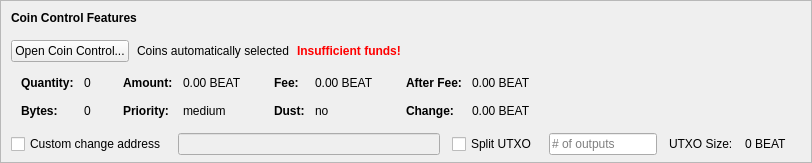
    <widget class="QFrame" name="frameCoinControl">
     <property name="sizePolicy">
      <sizepolicy hsizetype="Expanding" vsizetype="Expanding">
       <horstretch>0</horstretch>
       <verstretch>0</verstretch>
      </sizepolicy>
     </property>
     <property name="maximumSize">
      <size>
       <width>16777215</width>
       <height>16777215</height>
      </size>
     </property>
     <property name="frameShape">
      <enum>QFrame::StyledPanel</enum>
     </property>
     <property name="frameShadow">
      <enum>QFrame::Sunken</enum>
     </property>
     <layout class="QVBoxLayout" name="verticalLayoutCoinControl2">
      <property name="spacing">
       <number>0</number>
      </property>
      <property name="leftMargin">
       <number>0</number>
      </property>
      <property name="topMargin">
       <number>0</number>
      </property>
      <property name="rightMargin">
       <number>0</number>
      </property>
      <property name="bottomMargin">
       <number>6</number>
      </property>
      <item>
       <layout class="QVBoxLayout" name="verticalLayoutCoinControl" stretch="0,0,0,0,1">
        <property name="spacing">
         <number>0</number>
        </property>
        <property name="leftMargin">
         <number>10</number>
        </property>
        <property name="topMargin">
         <number>10</number>
        </property>
        <item>
         <layout class="QHBoxLayout" name="horizontalLayoutCoinControl1">
          <property name="bottomMargin">
           <number>15</number>
          </property>
          <item>
           <widget class="QLabel" name="labelCoinControlFeatures">
            <property name="sizePolicy">
             <sizepolicy hsizetype="Preferred" vsizetype="Maximum">
              <horstretch>0</horstretch>
              <verstretch>0</verstretch>
             </sizepolicy>
            </property>
            <property name="font">
             <font>
              <weight>75</weight>
              <bold>true</bold>
             </font>
            </property>
            <property name="styleSheet">
             <string notr="true">font-weight:bold;</string>
            </property>
            <property name="text">
             <string>Coin Control Features</string>
            </property>
           </widget>
          </item>
         </layout>
        </item>
        <item>
         <layout class="QHBoxLayout" name="horizontalLayoutCoinControl2" stretch="0,0,0,0">
          <property name="spacing">
           <number>8</number>
          </property>
          <property name="bottomMargin">
           <number>10</number>
          </property>
          <item>
           <widget class="QPushButton" name="pushButtonCoinControl">
            <property name="styleSheet">
             <string notr="true"/>
            </property>
            <property name="text">
             <string>Open Coin Control...</string>
            </property>
            <property name="autoDefault">
             <bool>false</bool>
            </property>
           </widget>
          </item>
          <item>
           <widget class="QLabel" name="labelCoinControlAutomaticallySelected">
            <property name="text">
             <string>Coins automatically selected</string>
            </property>
            <property name="margin">
             <number>5</number>
            </property>
           </widget>
          </item>
          <item>
           <widget class="QLabel" name="labelCoinControlInsuffFunds">
            <property name="font">
             <font>
              <weight>75</weight>
              <bold>true</bold>
             </font>
            </property>
            <property name="styleSheet">
             <string notr="true">color:red;font-weight:bold;</string>
            </property>
            <property name="text">
             <string>Insufficient funds!</string>
            </property>
            <property name="margin">
             <number>5</number>
            </property>
           </widget>
          </item>
          <item>
           <spacer name="horizontalSpacerCoinControl">
            <property name="orientation">
             <enum>Qt::Horizontal</enum>
            </property>
            <property name="sizeHint" stdset="0">
             <size>
              <width>40</width>
              <height>1</height>
             </size>
            </property>
           </spacer>
          </item>
         </layout>
        </item>
        <item>
         <widget class="QWidget" name="widgetCoinControl" native="true">
          <property name="sizePolicy">
           <sizepolicy hsizetype="Preferred" vsizetype="Preferred">
            <horstretch>0</horstretch>
            <verstretch>0</verstretch>
           </sizepolicy>
          </property>
          <property name="minimumSize">
           <size>
            <width>0</width>
            <height>0</height>
           </size>
          </property>
          <property name="styleSheet">
           <string notr="true"/>
          </property>
          <layout class="QHBoxLayout" name="horizontalLayoutCoinControl5">
           <property name="leftMargin">
            <number>0</number>
           </property>
           <property name="topMargin">
            <number>0</number>
           </property>
           <property name="rightMargin">
            <number>0</number>
           </property>
           <property name="bottomMargin">
            <number>0</number>
           </property>
           <item>
            <layout class="QHBoxLayout" name="horizontalLayoutCoinControl3" stretch="0,0,0,1">
             <property name="spacing">
              <number>20</number>
             </property>
             <property name="topMargin">
              <number>0</number>
             </property>
             <property name="bottomMargin">
              <number>10</number>
             </property>
             <item>
              <layout class="QFormLayout" name="formLayoutCoinControl1">
               <property name="horizontalSpacing">
                <number>10</number>
               </property>
               <property name="verticalSpacing">
                <number>14</number>
               </property>
               <property name="leftMargin">
                <number>10</number>
               </property>
               <property name="topMargin">
                <number>4</number>
               </property>
               <property name="rightMargin">
                <number>6</number>
               </property>
               <item row="0" column="0">
                <widget class="QLabel" name="labelCoinControlQuantityText">
                 <property name="font">
                  <font>
                   <weight>75</weight>
                   <bold>true</bold>
                  </font>
                 </property>
                 <property name="text">
                  <string>Quantity:</string>
                 </property>
                 <property name="margin">
                  <number>0</number>
                 </property>
                </widget>
               </item>
               <item row="0" column="1">
                <widget class="QLabel" name="labelCoinControlQuantity">
                 <property name="cursor">
                  <cursorShape>IBeamCursor</cursorShape>
                 </property>
                 <property name="contextMenuPolicy">
                  <enum>Qt::ActionsContextMenu</enum>
                 </property>
                 <property name="text">
                  <string notr="true">0</string>
                 </property>
                 <property name="margin">
                  <number>0</number>
                 </property>
                 <property name="textInteractionFlags">
                  <set>Qt::LinksAccessibleByMouse|Qt::TextSelectableByKeyboard|Qt::TextSelectableByMouse</set>
                 </property>
                </widget>
               </item>
               <item row="1" column="0">
                <widget class="QLabel" name="labelCoinControlBytesText">
                 <property name="font">
                  <font>
                   <weight>75</weight>
                   <bold>true</bold>
                  </font>
                 </property>
                 <property name="text">
                  <string>Bytes:</string>
                 </property>
                </widget>
               </item>
               <item row="1" column="1">
                <widget class="QLabel" name="labelCoinControlBytes">
                 <property name="cursor">
                  <cursorShape>IBeamCursor</cursorShape>
                 </property>
                 <property name="contextMenuPolicy">
                  <enum>Qt::ActionsContextMenu</enum>
                 </property>
                 <property name="text">
                  <string notr="true">0</string>
                 </property>
                 <property name="textInteractionFlags">
                  <set>Qt::LinksAccessibleByMouse|Qt::TextSelectableByKeyboard|Qt::TextSelectableByMouse</set>
                 </property>
                </widget>
               </item>
              </layout>
             </item>
             <item>
              <layout class="QFormLayout" name="formLayoutCoinControl2">
               <property name="horizontalSpacing">
                <number>10</number>
               </property>
               <property name="verticalSpacing">
                <number>14</number>
               </property>
               <property name="leftMargin">
                <number>6</number>
               </property>
               <property name="topMargin">
                <number>4</number>
               </property>
               <property name="rightMargin">
                <number>6</number>
               </property>
               <item row="0" column="0">
                <widget class="QLabel" name="labelCoinControlAmountText">
                 <property name="font">
                  <font>
                   <weight>75</weight>
                   <bold>true</bold>
                  </font>
                 </property>
                 <property name="text">
                  <string>Amount:</string>
                 </property>
                 <property name="margin">
                  <number>0</number>
                 </property>
                </widget>
               </item>
               <item row="0" column="1">
                <widget class="QLabel" name="labelCoinControlAmount">
                 <property name="cursor">
                  <cursorShape>IBeamCursor</cursorShape>
                 </property>
                 <property name="contextMenuPolicy">
                  <enum>Qt::ActionsContextMenu</enum>
                 </property>
                 <property name="text">
                  <string notr="true">0.00 BEAT</string>
                 </property>
                 <property name="textInteractionFlags">
                  <set>Qt::LinksAccessibleByMouse|Qt::TextSelectableByKeyboard|Qt::TextSelectableByMouse</set>
                 </property>
                </widget>
               </item>
               <item row="1" column="0">
                <widget class="QLabel" name="labelCoinControlPriorityText">
                 <property name="font">
                  <font>
                   <weight>75</weight>
                   <bold>true</bold>
                  </font>
                 </property>
                 <property name="text">
                  <string>Priority:</string>
                 </property>
                </widget>
               </item>
               <item row="1" column="1">
                <widget class="QLabel" name="labelCoinControlPriority">
                 <property name="cursor">
                  <cursorShape>IBeamCursor</cursorShape>
                 </property>
                 <property name="contextMenuPolicy">
                  <enum>Qt::ActionsContextMenu</enum>
                 </property>
                 <property name="text">
                  <string>medium</string>
                 </property>
                 <property name="textInteractionFlags">
                  <set>Qt::LinksAccessibleByMouse|Qt::TextSelectableByKeyboard|Qt::TextSelectableByMouse</set>
                 </property>
                </widget>
               </item>
              </layout>
             </item>
             <item>
              <layout class="QFormLayout" name="formLayoutCoinControl3">
               <property name="horizontalSpacing">
                <number>10</number>
               </property>
               <property name="verticalSpacing">
                <number>14</number>
               </property>
               <property name="leftMargin">
                <number>6</number>
               </property>
               <property name="topMargin">
                <number>4</number>
               </property>
               <property name="rightMargin">
                <number>6</number>
               </property>
               <item row="0" column="0">
                <widget class="QLabel" name="labelCoinControlFeeText">
                 <property name="font">
                  <font>
                   <weight>75</weight>
                   <bold>true</bold>
                  </font>
                 </property>
                 <property name="text">
                  <string>Fee:</string>
                 </property>
                 <property name="margin">
                  <number>0</number>
                 </property>
                </widget>
               </item>
               <item row="0" column="1">
                <widget class="QLabel" name="labelCoinControlFee">
                 <property name="cursor">
                  <cursorShape>IBeamCursor</cursorShape>
                 </property>
                 <property name="contextMenuPolicy">
                  <enum>Qt::ActionsContextMenu</enum>
                 </property>
                 <property name="text">
                  <string notr="true">0.00 BEAT</string>
                 </property>
                 <property name="textInteractionFlags">
                  <set>Qt::LinksAccessibleByMouse|Qt::TextSelectableByKeyboard|Qt::TextSelectableByMouse</set>
                 </property>
                </widget>
               </item>
               <item row="1" column="0">
                <widget class="QLabel" name="labelCoinControlLowOutputText">
                 <property name="font">
                  <font>
                   <weight>75</weight>
                   <bold>true</bold>
                  </font>
                 </property>
                 <property name="text">
                  <string>Dust:</string>
                 </property>
                </widget>
               </item>
               <item row="1" column="1">
                <widget class="QLabel" name="labelCoinControlLowOutput">
                 <property name="cursor">
                  <cursorShape>IBeamCursor</cursorShape>
                 </property>
                 <property name="contextMenuPolicy">
                  <enum>Qt::ActionsContextMenu</enum>
                 </property>
                 <property name="text">
                  <string>no</string>
                 </property>
                 <property name="textInteractionFlags">
                  <set>Qt::LinksAccessibleByMouse|Qt::TextSelectableByKeyboard|Qt::TextSelectableByMouse</set>
                 </property>
                </widget>
               </item>
              </layout>
             </item>
             <item>
              <layout class="QFormLayout" name="formLayoutCoinControl4">
               <property name="horizontalSpacing">
                <number>10</number>
               </property>
               <property name="verticalSpacing">
                <number>14</number>
               </property>
               <property name="leftMargin">
                <number>6</number>
               </property>
               <property name="topMargin">
                <number>4</number>
               </property>
               <property name="rightMargin">
                <number>6</number>
               </property>
               <item row="0" column="0">
                <widget class="QLabel" name="labelCoinControlAfterFeeText">
                 <property name="font">
                  <font>
                   <weight>75</weight>
                   <bold>true</bold>
                  </font>
                 </property>
                 <property name="text">
                  <string>After Fee:</string>
                 </property>
                 <property name="margin">
                  <number>0</number>
                 </property>
                </widget>
               </item>
               <item row="0" column="1">
                <widget class="QLabel" name="labelCoinControlAfterFee">
                 <property name="cursor">
                  <cursorShape>IBeamCursor</cursorShape>
                 </property>
                 <property name="contextMenuPolicy">
                  <enum>Qt::ActionsContextMenu</enum>
                 </property>
                 <property name="text">
                  <string notr="true">0.00 BEAT</string>
                 </property>
                 <property name="textInteractionFlags">
                  <set>Qt::LinksAccessibleByMouse|Qt::TextSelectableByKeyboard|Qt::TextSelectableByMouse</set>
                 </property>
                </widget>
               </item>
               <item row="1" column="0">
                <widget class="QLabel" name="labelCoinControlChangeText">
                 <property name="font">
                  <font>
                   <weight>75</weight>
                   <bold>true</bold>
                  </font>
                 </property>
                 <property name="text">
                  <string>Change:</string>
                 </property>
                </widget>
               </item>
               <item row="1" column="1">
                <widget class="QLabel" name="labelCoinControlChange">
                 <property name="cursor">
                  <cursorShape>IBeamCursor</cursorShape>
                 </property>
                 <property name="contextMenuPolicy">
                  <enum>Qt::ActionsContextMenu</enum>
                 </property>
                 <property name="text">
                  <string notr="true">0.00 BEAT</string>
                 </property>
                 <property name="textInteractionFlags">
                  <set>Qt::LinksAccessibleByMouse|Qt::TextSelectableByKeyboard|Qt::TextSelectableByMouse</set>
                 </property>
                </widget>
               </item>
              </layout>
             </item>
            </layout>
           </item>
          </layout>
         </widget>
        </item>
        <item>
         <layout class="QHBoxLayout" name="horizontalLayoutCoinControl4" stretch="0,0,0,0,0,0,0">
          <property name="spacing">
           <number>12</number>
          </property>
          <property name="sizeConstraint">
           <enum>QLayout::SetDefaultConstraint</enum>
          </property>
          <property name="topMargin">
           <number>5</number>
          </property>
          <property name="rightMargin">
           <number>5</number>
          </property>
          <item>
           <widget class="QCheckBox" name="checkBoxCoinControlChange">
            <property name="toolTip">
             <string>If this is activated, but the change address is empty or invalid, change will be sent to a newly generated address.</string>
            </property>
            <property name="text">
             <string>Custom change address</string>
            </property>
           </widget>
          </item>
          <item>
           <widget class="QValidatedLineEdit" name="lineEditCoinControlChange">
            <property name="enabled">
             <bool>false</bool>
            </property>
            <property name="sizePolicy">
             <sizepolicy hsizetype="Expanding" vsizetype="Fixed">
              <horstretch>0</horstretch>
              <verstretch>0</verstretch>
             </sizepolicy>
            </property>
           </widget>
          </item>
          <item>
           <widget class="QCheckBox" name="splitBlockCheckBox">
            <property name="text">
             <string>Split UTXO</string>
            </property>
           </widget>
          </item>
          <item>
           <widget class="QLineEdit" name="splitBlockLineEdit">
            <property name="sizePolicy">
             <sizepolicy hsizetype="Fixed" vsizetype="Fixed">
              <horstretch>50</horstretch>
              <verstretch>0</verstretch>
             </sizepolicy>
            </property>
            <property name="placeholderText">
             <string># of outputs</string>
            </property>
           </widget>
          </item>
          <item>
           <widget class="QLabel" name="labelBlockSizeText">
            <property name="text">
             <string>UTXO Size:</string>
            </property>
           </widget>
          </item>
          <item>
           <widget class="QLabel" name="labelBlockSize">
            <property name="text">
             <string>0 BEAT</string>
            </property>
           </widget>
          </item>
          <item>
           <widget class="QLabel" name="labelCoinControlChangeLabel">
            <property name="sizePolicy">
             <sizepolicy hsizetype="Preferred" vsizetype="Expanding">
              <horstretch>0</horstretch>
              <verstretch>0</verstretch>
             </sizepolicy>
            </property>
            <property name="minimumSize">
             <size>
              <width>0</width>
              <height>0</height>
             </size>
            </property>
            <property name="text">
             <string/>
            </property>
            <property name="margin">
             <number>3</number>
            </property>
           </widget>
          </item>
         </layout>
        </item>
        <item>
         <spacer name="verticalSpacerCoinControl">
          <property name="orientation">
           <enum>Qt::Vertical</enum>
          </property>
          <property name="sizeHint" stdset="0">
           <size>
            <width>800</width>
            <height>1</height>
           </size>
          </property>
         </spacer>
        </item>
       </layout>
      </item>
     </layout>
    </widget>
